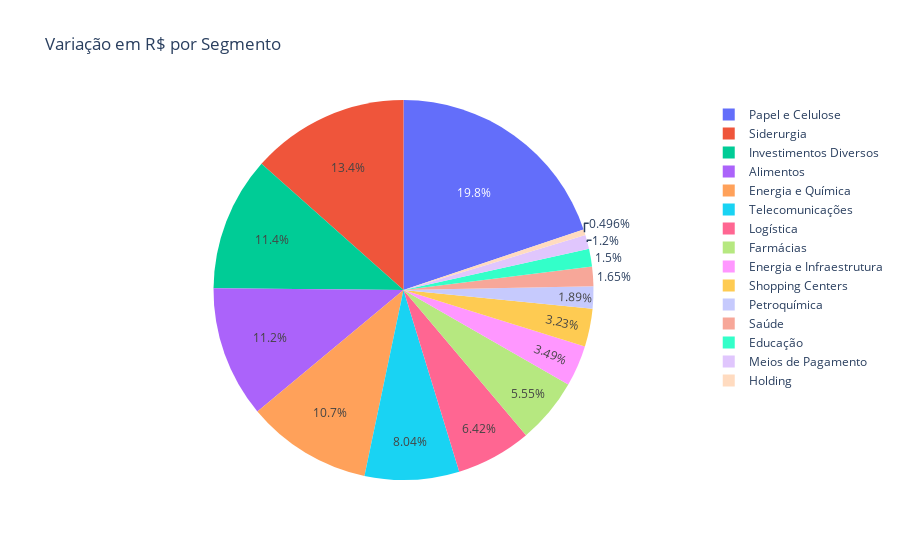

The cell this chart's notebook holds for it:
### Code cell
fig = px.pie(segmentos_pos_outliers, values='var_rs', names='Segmento', title='Variação em R$ por Segmento')
fig.show()

### Figure 1 — Plotly figure (JSON) as saved in the notebook; plotly's stock layout.template omitted (floating-point values rounded to 4 significant figures)
{"data": [{"domain": {"x": [0, 1], "y": [0, 1]}, "hovertemplate": "Segmento=%{label}<br>var_rs=%{value}<extra></extra>", "labels": ["Alimentos", "Educação", "Energia e Infraestrutura", "Energia e Química", "Farmácias", "Holding", "Investimentos Diversos", "Logística", "Meios de Pagamento", "Papel e Celulose", "Petroquímica", "Saúde", "Shopping Centers", "Siderurgia", "Telecomunicações"], "legendgroup": "", "name": "", "showlegend": true, "type": "pie", "values": [407800000.0, 54640000.0, 127200000.0, 388700000.0, 202400000.0, 18070000.0, 416100000.0, 233900000.0, 43660000.0, 722900000.0, 69050000.0, 60320000.0, 117700000.0, 489900000.0, 292900000.0]}], "layout": {"legend": {"tracegroupgap": 0}, "title": {"text": "Variação em R$ por Segmento"}}}
